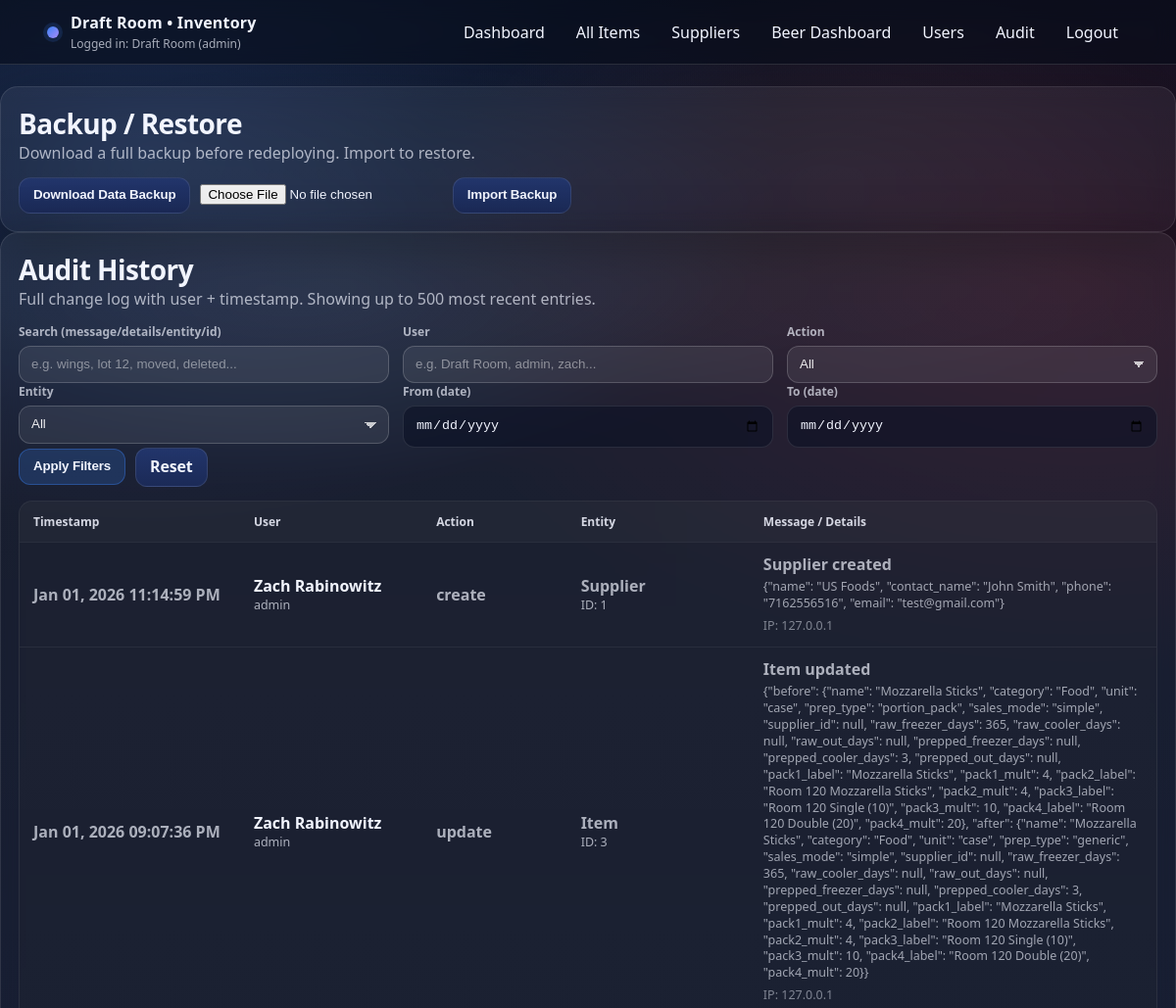
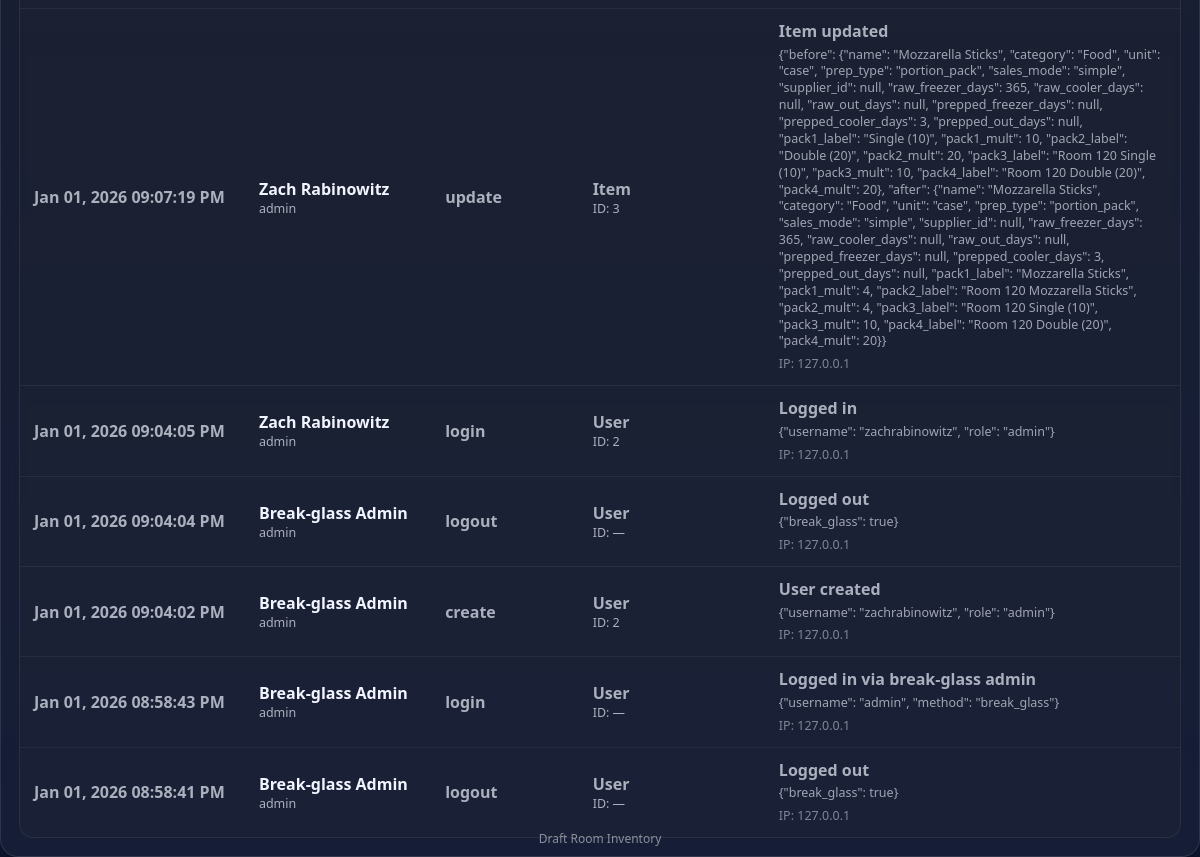
The app's page /audit (signed in) with its own data (2 pictures, top to bottom).
### app.py (models this page shows)
class User(db.Model):
    __tablename__ = "users"
    id = db.Column(db.Integer, primary_key=True)
    username = db.Column(db.String(80), unique=True, nullable=False)
    first_name = db.Column(db.String(80), nullable=True)
    last_name = db.Column(db.String(80), nullable=True)
    password_hash = db.Column(db.String(255), nullable=False)
    role = db.Column(db.String(20), nullable=False, default="staff")
    is_active = db.Column(db.Boolean, nullable=False, default=True)
    created_at = db.Column(db.DateTime, nullable=False, default=utcnow)
    def display_name(self) -> str:
        full = f"{(self.first_name or '').strip()} {(self.last_name or '').strip()}".strip()
        return full if full else self.username

class AuditLog(db.Model):
    __tablename__ = "audit_logs"
    id = db.Column(db.Integer, primary_key=True)
    actor_user_id = db.Column(db.Integer, nullable=True)
    actor_name = db.Column(db.String(120), nullable=False, default="unknown")
    actor_role = db.Column(db.String(30), nullable=True)
    action = db.Column(db.String(40), nullable=False)          # create/update/delete/move/prep/reconcile/login/logout
    entity_type = db.Column(db.String(60), nullable=False)     # InventoryLot, Item, Supplier, PrepBatch, ReconcileRecord, User
    entity_id = db.Column(db.Integer, nullable=True)
    message = db.Column(db.String(400), nullable=True)
    details = db.Column(db.Text, nullable=True)  # JSON string or long text
    ip = db.Column(db.String(60), nullable=True)
    user_agent = db.Column(db.String(240), nullable=True)
    created_at = db.Column(db.DateTime, nullable=False, default=utcnow)

### app.py (the view, shortened to what this page needs)
@app.get("/audit")
def audit_history():
    guard = require_view_access()
    if guard:
        return guard
    q = (request.args.get("q") or "").strip()
    user_q = (request.args.get("user") or "").strip()
    action = (request.args.get("action") or "").strip().lower()
    entity = (request.args.get("entity") or "").strip()
    date_from = (request.args.get("from") or "").strip()
    date_to = (request.args.get("to") or "").strip()
    query = AuditLog.query
    if user_q:
        like = f"%{user_q}%"
        query = query.filter(AuditLog.actor_name.ilike(like))
    if action:
        query = query.filter(AuditLog.action == action)
    if entity:
        query = query.filter(AuditLog.entity_type == entity)
    if date_from:
        try:
            d = datetime.strptime(date_from, "%Y-%m-%d")
            query = query.filter(AuditLog.created_at >= d)
        except Exception:
            pass
    if date_to:
        try:
            d = datetime.strptime(date_to, "%Y-%m-%d") + timedelta(days=1)
            query = query.filter(AuditLog.created_at < d)
        except Exception:
            pass
    logs = query.order_by(AuditLog.created_at.desc(), AuditLog.id.desc()).limit(500).all()
    actions = [r[0] for r in db.session.query(AuditLog.action).distinct().order_by(AuditLog.action.asc()).all()]
    entities = [r[0] for r in db.session.query(AuditLog.entity_type).distinct().order_by(AuditLog.entity_type.asc()).all()]
    return render_template(
        "audit.html",
        logs=logs,
        q=q,
        user_q=user_q,
        action=action,
        entity=entity,
        date_from=date_from,
        date_to=date_to,
        actions=actions,
        entities=entities,
    )

### app.py (called while the page is built)
def role_rank(role: str | None) -> int:
    if not role:
        return 0
    return ROLE_RANK.get(role.strip().lower(), 0)

def current_user() -> Optional["User"]:
    uid = session.get("user_id")
    if not uid:
        return None
    try:
        return User.query.get(int(uid))
    except Exception:
        return None

def current_user_role() -> str:
    if session.get("break_glass_admin") is True:
        return "admin"
    u = current_user()
    if not u:
        return ""
    return (u.role or "").lower()

def is_logged_in() -> bool:
    return (session.get("break_glass_admin") is True) or (session.get("user_id") is not None)

def can_manage_users() -> bool:
    return current_user_role() == "admin"

def can_edit_inventory() -> bool:
    return role_rank(current_user_role()) >= ROLE_RANK["manager"]

def can_view_inventory() -> bool:
    return role_rank(current_user_role()) >= ROLE_RANK["staff"] or (session.get("break_glass_admin") is True)

def require_view_access():
    if not is_logged_in():
        return redirect("/login")
    if session.get("break_glass_admin") is True:
        return None
    if not can_view_inventory():
        session.clear()
        flash("Access denied.", "error")
        return redirect("/login")
    return None

@app.context_processor
def inject_user():
    u = current_user()
    return {
        "auth_user": u,
        "auth_break_glass": bool(session.get("break_glass_admin") is True),
        "auth_role": current_user_role(),
        "can_edit_inventory": can_edit_inventory(),
        "can_manage_users": can_manage_users(),
    }

### templates/audit.html (shortened to what this page needs)
{% extends "base.html" %}
{% block content %}
<section class="card">
  <div class="cardhead">
    <div>
      <h1>Backup / Restore</h1>
      <span class="muted">Download a full backup before redeploying. Import to restore.</span>
    </div>
  </div>
  <div class="actions" style="gap:10px; flex-wrap:wrap;">
    <form method="POST" action="/admin/backup/download" class="inline">
      <button class="btn" type="submit">Download Data Backup</button>
    </form>
    <form method="POST" action="/admin/backup/import" enctype="multipart/form-data" class="inline">
      <input type="file" name="backup_file" accept="application/json" required style="max-width:260px;">
      <button class="btn" type="submit"
              onclick="return confirm('Import will overwrite ALL current data. Continue?')">
        Import Backup
      </button>
    </form>
  </div>
</section>
<section class="card">
  <div class="cardhead">
    <div>
      <h1>Audit History</h1>
      <span class="muted">Full change log with user + timestamp. Showing up to 500 most recent entries.</span>
    </div>
  </div>
  <form method="GET" action="/audit" class="form">
    <div class="grid3">
      <div class="field">
        <label>Search (message/details/entity/id)</label>
        <input class="input" name="q" value="{{ q or '' }}" placeholder="e.g. wings, lot 12, moved, deleted...">
      </div>
      <div class="field">
        <label>User</label>
        <input class="input" name="user" value="{{ user_q or '' }}" placeholder="e.g. Draft Room, admin, zach...">
      </div>
      <div class="field">
        <label>Action</label>
        <select class="input" name="action">
          <option value="">All</option>
        </select>
      </div>
    </div>
    <div class="grid3">
      <div class="field">
        <label>Entity</label>
        <select class="input" name="entity">
          <option value="">All</option>
        </select>
      </div>
      <div class="field">
        <label>From (date)</label>
        <input class="input" type="date" name="from" value="{{ date_from or '' }}">
      </div>
      <div class="field">
        <label>To (date)</label>
        <input class="input" type="date" name="to" value="{{ date_to or '' }}">
      </div>
    </div>
    <div class="actions">
      <button class="btn primary" type="submit">Apply Filters</button>
      <a class="btn" href="/audit">Reset</a>
    </div>
  </form>
  <div style="height:14px;"></div>
  {% if logs and logs|length > 0 %}
    <div class="table">
      <div class="row head" style="grid-template-columns: 1.1fr .9fr .7fr .9fr 2fr;">
        <div>Timestamp</div>
        <div>User</div>
        <div>Action</div>
        <div>Entity</div>
        <div>Message / Details</div>
      </div>
      {% for l in logs %}
        <div class="row" style="grid-template-columns: 1.1fr .9fr .7fr .9fr 2fr;">
          <div class="muted">
            <span class="strong">{{ l.created_at.strftime("%b %d, %Y %I:%M:%S %p") }}</span>
          </div>
          <div>
            <div class="strong">{{ l.actor_name }}</div>
            <div class="muted smalltxt">{{ l.actor_role or "—" }}</div>
          </div>
          <div class="muted">
            <span class="strong">{{ l.action }}</span>
          </div>
          <div class="muted">
            <div class="strong">{{ l.entity_type }}</div>
            <div class="smalltxt muted">ID: {{ l.entity_id or "—" }}</div>
          </div>
          <div class="muted" style="line-height:1.35;">
            {% if l.message %}
              <div class="strong">{{ l.message }}</div>
            {% endif %}
            {% if l.details %}
              <div class="smalltxt" style="white-space:pre-wrap; opacity:.92; margin-top:4px;">{{ l.details }}</div>
            {% endif %}
            <div class="smalltxt" style="opacity:.7; margin-top:6px;">
              {% if l.ip %}IP: {{ l.ip }}{% endif %}
            </div>
          </div>
        </div>
      {% endfor %}
    </div>
  {% else %}
    <div class="empty">No audit entries yet.</div>
  {% endif %}
</section>
{% endblock %}

### templates/base.html (shortened to what this page needs)
<!DOCTYPE html>
<html lang="en">
<head>
  <link rel="stylesheet" href="/static/style.css">
</head>
<body>
  <div class="bg"></div>
  <header class="topbar">
    <div class="topbar-inner">
      <div class="brand">
        <div class="dot"></div>
        <div>
          <div class="brand-title">Draft Room • Inventory</div>
          <div class="brand-sub">
            {% if auth_break_glass %}
              Logged in: Break-glass Admin
            {% elif auth_user %}
              Logged in: {{ auth_user.display_name() }} ({{ auth_role }})
            {% else %}
              Not logged in
            {% endif %}
          </div>
        </div>
      </div>
      <nav class="nav">
        {% if auth_user or auth_break_glass %}
          <a class="navlink" href="/">Dashboard</a>
          <a class="navlink" href="/items">All Items</a>
          <a class="navlink" href="/suppliers">Suppliers</a>
          <a class="navlink" href="/beers/dashboard">Beer Dashboard</a>
          {% if can_manage_users %}
            <a class="navlink" href="/users">Users</a>
            <a class="navlink" href="/audit">Audit</a>
          {% endif %}
          <a class="navlink" href="/logout">Logout</a>
        {% else %}
          <a class="navlink" href="/login">Login</a>
        {% endif %}
      </nav>
    </div>
  </header>
  <main class="container">
    {% block content %}{% endblock %}
  </main>
  <footer class="footer">Draft Room Inventory</footer>
</body>
</html>

### records on screen
User: display_name "Draft Room"
AuditLog: created_at "Jan 01, 2026 11:14:59 PM", actor_name "Zach Rabinowitz", actor_role "admin", action "create", entity_type "Supplier", entity "1", message "Supplier created", details "{\"name\": \"US Foods\", \"contact_name\": \"John Smith\", \"phone\": \"7162556516\", \"email\": \"test@gmail.com\"}", ip "127.0.0.1"
AuditLog: created_at "Jan 01, 2026 09:07:36 PM", actor_name "Zach Rabinowitz", actor_role "admin", action "update", entity_type "Item", entity "3", message "Item updated", details "{\"before\": {\"name\": \"Mozzarella Sticks\", \"category\": \"Food\", \"unit\": \"case\", \"prep_type\": \"portion_pack\", \"sales_mode\": \"simple\", \"supplier_id\": null, \"raw_freezer_days\": 365, \"raw_cooler_days\": null, \"raw_out_days\": null, \"prepped_freezer_days\": null, \"prepped_cooler_days\": 3, \"prepped_out_days\": null, \"pack1_label\": \"Mozzarella Sticks\", \"pack1_mult\": 4, \"pack2_label\": \"Room 120 Mozzarella Sticks\", \"pack2_mult\": 4, \"pack3_label\": \"Room 120 Single (10)\", \"pack3_mult\": 10, \"pack4_label\": \"Room 120 Double (20)\", \"pack4_mult\": 20}, \"after\": {\"name\": \"Mozzarella Sticks\", \"category\": \"Food\", \"unit\": \"case\", \"prep_type\": \"generic\", \"sales_mode\": \"simple\", \"supplier_id\": null, \"raw_freezer_days\":…", ip "127.0.0.1"
AuditLog: created_at "Jan 01, 2026 09:07:19 PM", actor_name "Zach Rabinowitz", actor_role "admin", action "update", entity_type "Item", entity "3", message "Item updated", details "{\"before\": {\"name\": \"Mozzarella Sticks\", \"category\": \"Food\", \"unit\": \"case\", \"prep_type\": \"portion_pack\", \"sales_mode\": \"simple\", \"supplier_id\": null, \"raw_freezer_days\": 365, \"raw_cooler_days\": null, \"raw_out_days\": null, \"prepped_freezer_days\": null, \"prepped_cooler_days\": 3, \"prepped_out_days\": null, \"pack1_label\": \"Single (10)\", \"pack1_mult\": 10, \"pack2_label\": \"Double (20)\", \"pack2_mult\": 20, \"pack3_label\": \"Room 120 Single (10)\", \"pack3_mult\": 10, \"pack4_label\": \"Room 120 Double (20)\", \"pack4_mult\": 20}, \"after\": {\"name\": \"Mozzarella Sticks\", \"category\": \"Food\", \"unit\": \"case\", \"prep_type\": \"portion_pack\", \"sales_mode\": \"simple\", \"supplier_id\": null, \"raw_freezer_days\": 365,…", ip "127.0.0.1"
AuditLog: created_at "Jan 01, 2026 09:04:05 PM", actor_name "Zach Rabinowitz", actor_role "admin", action "login", entity_type "User", entity "2", message "Logged in", details "{\"username\": \"zachrabinowitz\", \"role\": \"admin\"}", ip "127.0.0.1"
AuditLog: created_at "Jan 01, 2026 09:04:04 PM", actor_name "Break-glass Admin", actor_role "admin", action "logout", entity_type "User", entity_id "—", message "Logged out", details "{\"break_glass\": true}", ip "127.0.0.1"
AuditLog: created_at "Jan 01, 2026 09:04:02 PM", actor_name "Break-glass Admin", actor_role "admin", action "create", entity_type "User", entity "2", message "User created", details "{\"username\": \"zachrabinowitz\", \"role\": \"admin\"}", ip "127.0.0.1"
AuditLog: created_at "Jan 01, 2026 08:58:43 PM", actor_name "Break-glass Admin", actor_role "admin", action "login", entity_type "User", entity_id "—", message "Logged in via break-glass admin", details "{\"username\": \"admin\", \"method\": \"break_glass\"}", ip "127.0.0.1"
AuditLog: created_at "Jan 01, 2026 08:58:41 PM", actor_name "Break-glass Admin", actor_role "admin", action "logout", entity_type "User", entity_id "—", message "Logged out", details "{\"break_glass\": true}", ip "127.0.0.1"

### other values on screen
{{ auth_role }} "admin"
